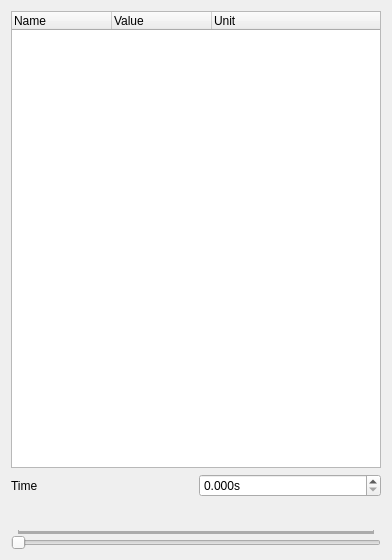
<?xml version="1.0" encoding="UTF-8"?>
<ui version="4.0">
 <class>NumericDisplay</class>
 <widget class="QWidget" name="NumericDisplay">
  <property name="geometry">
   <rect>
    <x>0</x>
    <y>0</y>
    <width>392</width>
    <height>560</height>
   </rect>
  </property>
  <property name="windowTitle">
   <string>Form</string>
  </property>
  <layout class="QVBoxLayout" name="verticalLayout">
   <item>
    <widget class="NumericTreeWidget" name="channels">
     <property name="dragDropMode">
      <enum>QAbstractItemView::InternalMove</enum>
     </property>
     <property name="alternatingRowColors">
      <bool>true</bool>
     </property>
     <property name="columnCount">
      <number>3</number>
     </property>
     <column>
      <property name="text">
       <string>Name</string>
      </property>
     </column>
     <column>
      <property name="text">
       <string>Value</string>
      </property>
     </column>
     <column>
      <property name="text">
       <string>Unit</string>
      </property>
     </column>
    </widget>
   </item>
   <item>
    <layout class="QHBoxLayout" name="horizontalLayout">
     <item>
      <widget class="QLabel" name="label">
       <property name="text">
        <string>Time</string>
       </property>
      </widget>
     </item>
     <item>
      <widget class="QDoubleSpinBox" name="timestamp">
       <property name="suffix">
        <string>s</string>
       </property>
       <property name="decimals">
        <number>3</number>
       </property>
       <property name="singleStep">
        <double>0.001000000000000</double>
       </property>
      </widget>
     </item>
    </layout>
   </item>
   <item>
    <layout class="QHBoxLayout" name="horizontalLayout_2">
     <item>
      <widget class="QLabel" name="min_t">
       <property name="text">
        <string/>
       </property>
      </widget>
     </item>
     <item>
      <spacer name="horizontalSpacer">
       <property name="orientation">
        <enum>Qt::Horizontal</enum>
       </property>
       <property name="sizeHint" stdset="0">
        <size>
         <width>40</width>
         <height>20</height>
        </size>
       </property>
      </spacer>
     </item>
     <item>
      <widget class="QLabel" name="max_t">
       <property name="text">
        <string/>
       </property>
      </widget>
     </item>
    </layout>
   </item>
   <item>
    <widget class="QSlider" name="timestamp_slider">
     <property name="maximum">
      <number>9999</number>
     </property>
     <property name="orientation">
      <enum>Qt::Horizontal</enum>
     </property>
     <property name="invertedAppearance">
      <bool>false</bool>
     </property>
     <property name="invertedControls">
      <bool>false</bool>
     </property>
     <property name="tickPosition">
      <enum>QSlider::TicksAbove</enum>
     </property>
     <property name="tickInterval">
      <number>1</number>
     </property>
    </widget>
   </item>
  </layout>
 </widget>
 <customwidgets>
  <customwidget>
   <class>NumericTreeWidget</class>
   <extends>QTreeWidget</extends>
   <header>asammdf/gui/widgets/tree_numeric.h</header>
  </customwidget>
 </customwidgets>
 <resources/>
 <connections/>
</ui>
